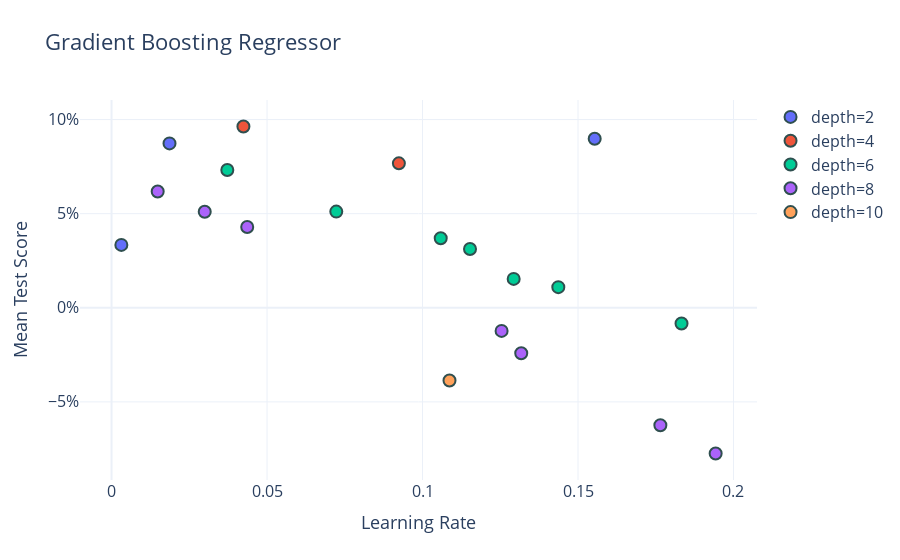

Notebook cell for this chart:
### Markdown cell above
#### Plot results for gradient boosting

### Code cell
results = pd.DataFrame(cv.cv_results_["params"])
results.columns = [x.split("__")[-1] for x in results.columns]
results["score"] = cv.cv_results_["mean_test_score"]

depths = np.sort(results.max_depth.unique())
traces = []
for depth in depths:
    d = results[results.max_depth==depth]
    trace = go.Scatter(
        x=d.learning_rate,
        y=d.score,
        mode="markers",
        marker=dict(size=12, line=dict(width=2, color="DarkSlateGrey")),
        hovertemplate="""
            max depth = %{depth}<br>
            learning rate = %{x:.2f}<br>
            mean score = %{y:.1%}<extra></extra>
            """,
        name = f"depth={depth}"
    )
    traces.append(trace)
fig = go.Figure()
for trace in traces: 
    fig.add_trace(trace)
fig.update_layout(
    title="Gradient Boosting Regressor",
    xaxis_title="Learning Rate",
    yaxis_title="Mean Test Score",
    yaxis_tickformat=".0%",
    template="plotly_white",
    xaxis_title_font_size=18,
    yaxis_title_font_size=18,
    font_size=16
)
fig.show()

### Figure 1 — Plotly figure (JSON) as saved in the notebook; plotly's stock layout.template omitted (floating-point values rounded to 4 significant figures)
{"data": [{"hovertemplate": "\n            max depth = %{depth}<br>\n            learning rate = %{x:.2f}<br>\n            mean score = %{y:.1%}<extra></extra>\n            ", "marker": {"line": {"color": "DarkSlateGrey", "width": 2}, "size": 12}, "mode": "markers", "name": "depth=2", "type": "scatter", "x": [0.00315, 0.01864, 0.1554], "y": [0.0334, 0.08734, 0.08981]}, {"hovertemplate": "\n            max depth = %{depth}<br>\n            learning rate = %{x:.2f}<br>\n            mean score = %{y:.1%}<extra></extra>\n            ", "marker": {"line": {"color": "DarkSlateGrey", "width": 2}, "size": 12}, "mode": "markers", "name": "depth=4", "type": "scatter", "x": [0.0924, 0.0424], "y": [0.07674, 0.09631]}, {"hovertemplate": "\n            max depth = %{depth}<br>\n            learning rate = %{x:.2f}<br>\n            mean score = %{y:.1%}<extra></extra>\n            ", "marker": {"line": {"color": "DarkSlateGrey", "width": 2}, "size": 12}, "mode": "markers", "name": "depth=6", "type": "scatter", "x": [0.03722, 0.1833, 0.1293, 0.07227, 0.1059, 0.1437, 0.1153], "y": [0.07322, -0.008337, 0.01535, 0.05109, 0.03696, 0.01096, 0.03125]}, {"hovertemplate": "\n            max depth = %{depth}<br>\n            learning rate = %{x:.2f}<br>\n            mean score = %{y:.1%}<extra></extra>\n            ", "marker": {"line": {"color": "DarkSlateGrey", "width": 2}, "size": 12}, "mode": "markers", "name": "depth=8", "type": "scatter", "x": [0.1943, 0.02996, 0.04362, 0.01484, 0.1254, 0.1317, 0.1765], "y": [-0.07742, 0.05103, 0.04289, 0.06174, -0.01229, -0.02417, -0.06244]}, {"hovertemplate": "\n            max depth = %{depth}<br>\n            learning rate = %{x:.2f}<br>\n            mean score = %{y:.1%}<extra></extra>\n            ", "marker": {"line": {"color": "DarkSlateGrey", "width": 2}, "size": 12}, "mode": "markers", "name": "depth=10", "type": "scatter", "x": [0.1087], "y": [-0.03868]}], "layout": {"font": {"size": 16}, "title": {"text": "Gradient Boosting Regressor"}, "xaxis": {"title": {"font": {"size": 18}, "text": "Learning Rate"}}, "yaxis": {"tickformat": ".0%", "title": {"font": {"size": 18}, "text": "Mean Test Score"}}}}
